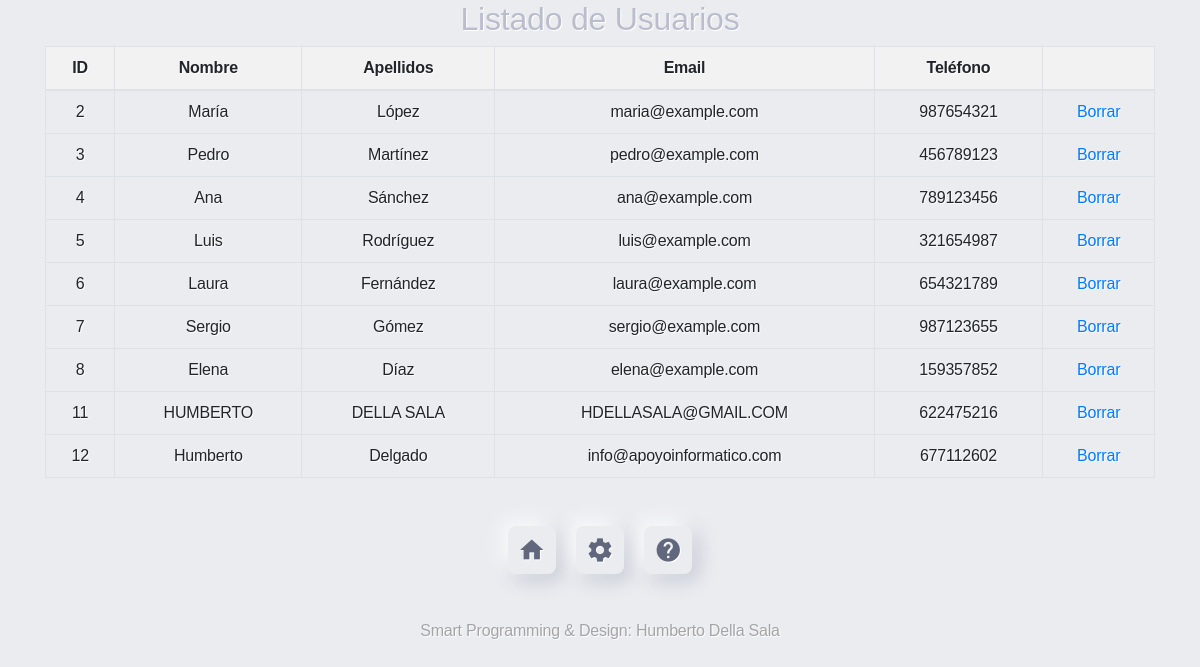
The app's page /usuarios.php (signed in) with its own data.
### tables this page shows
CREATE TABLE `usuarios` (
  `id` int(11) NOT NULL,
  `dni` varchar(10) NOT NULL,
  `nombre` varchar(30) NOT NULL,
  `apellidos` varchar(30) NOT NULL,
  `email` varchar(50) DEFAULT NULL,
  `contrasena` varchar(50) DEFAULT NULL,
  `telefono` varchar(50) DEFAULT NULL,
  `dias` varchar(50) DEFAULT NULL,
  `token` varchar(255) NOT NULL DEFAULT ''
);

### usuarios.php (the view, shortened to what this page needs)
<html lang="es">
    <head>
        <link rel="stylesheet" href="https://cdn.jsdelivr.net/npm/bootstrap@4.6.2/dist/css/bootstrap.min.css">
        <!DOCTYPE lang="es">
  <link rel="stylesheet" href="css/styles.css">
    </head>
    <body>
        <div class="container">
            <h2>Listado de Usuarios</h2>
            <table class="table table-bordered">
                <thead>
                    <tr>
                        <th>ID</th>
                        <th>Nombre</th>
                        <th>Apellidos</th>
                        <th>Email</th>
                        <th>Teléfono</th>
                        <th colspan='2'>&nbsp;</th>
                    </tr>
                </thead>
                <?php
                    function tabla(){
                    try {
                        $mysqli = new mysqli('localhost', 'root', '', 'vacacionix');
                        $statement = $mysqli->prepare('SELECT * FROM usuarios order by id asc');
                        $statement->execute();
                        $result = $statement->get_result();
                        while ($usuarios = $result->fetch_object()) {
                            echo "<tr>";
                            echo '<td>' . $usuarios->id .'</td>';
                            echo '<td>' . $usuarios->nombre .'</td>';
                            echo '<td>' . $usuarios->apellidos .'</td>';
                            echo '<td>' . $usuarios->email .'</td>';
                            echo '<td>' . $usuarios->telefono .'</td>';
                            echo '<td><a href="usuarios.php?borrar='.$usuarios->id.'">Borrar</a></td>';
                            echo "</tr>";
                        }
                    } catch (mysqli_sql_exception $e) {
                        echo $e->getMessage();
                        exit;
                    }
                }
                tabla();
                ?>
            </table>
        </div>
        <form method="post" action="accionportada.php">
            <div class="segment">
                <button class="unit" name="home" type="submit" title="Home"><i class="material-icons" style="font-size:28px;">home</i></button>
                <button class="unit" name="settings" type="submit" title="Perfil"><i class="material-icons" style="font-size:28px;">settings</i></button>
                <button class="unit" type="submit" title="ayuda" aria-label="Ayuda" alt="ayuda" name="help"><i class="material-icons" style="font-size:28px;">help</i></button>
            </div>
        </form>
    <h6>Smart Programming & Design: Humberto Della Sala</h6>
    </body>
</html>

### css/styles.css (style rules this page uses)
body, html { background-color: #EBECF0; }
h6 { margin-top: 15px; letter-spacing: -0.2px; font-size: 16px; text-align: center; color: #a5a5a7; text-shadow: 1px 1px 1px #FFF; }
body, p, input, select, textarea, button { font-family: 'Montserrat', sans-serif; letter-spacing: -0.2px; font-size: 16px; }
div, p { color: #BABECC; text-shadow: 1px 1px 1px #FFF; }
form { padding: 16px; width: 320px; margin: 0 auto; }
.segment { padding: 16px 0; text-align: center; }
button, input { border: 0; outline: 0; font-size: 16px; border-radius: 320px; padding: 16px; background-color: #EBECF0; text-shadow: 1px 1px 0 #FFF; }
button { color: #61677C; font-weight: bold; box-shadow: -5px -5px 20px #FFF, 5px 5px 20px #BABECC; transition: all 0.2s ease-in-out; cursor: pointer; font-weight: 600; }
button.unit { border-radius: 8px; line-height: 0; width: 48px; height: 48px; display: inline-flex; justify-content: center; align-items: center; margin: 0 8px; font-size: 19.2px; }

### usuarios.php (style rules this page uses)
body { text-align: center; }
table { border-collapse: collapse; width: 100%; margin-bottom: 20px; }
th, td { border: 1px solid #dddddd; text-align: center; padding: 8px; }
th { background-color: #f2f2f2; }
td { cursor: pointer; }

### records on screen
usuarios: id "2", nombre "María", apellidos "López", email "maria@example.com", telefono "987654321"
usuarios: id "3", nombre "Pedro", apellidos "Martínez", email "pedro@example.com", telefono "456789123"
usuarios: id "4", nombre "Ana", apellidos "Sánchez", email "ana@example.com", telefono "789123456"
usuarios: id "5", nombre "Luis", apellidos "Rodríguez", email "luis@example.com", telefono "321654987"
usuarios: id "6", nombre "Laura", apellidos "Fernández", email "laura@example.com", telefono "654321789"
usuarios: id "7", nombre "Sergio", apellidos "Gómez", email "sergio@example.com", telefono "987123655"
usuarios: id "8", nombre "Elena", apellidos "Díaz", email "elena@example.com", telefono "159357852"
usuarios: id "11", nombre "HUMBERTO", apellidos "DELLA SALA", email "HDELLASALA@GMAIL.COM", telefono "622475216"
usuarios: id "12", nombre "Humberto", apellidos "Delgado", email "info@apoyoinformatico.com", telefono "677112602"
